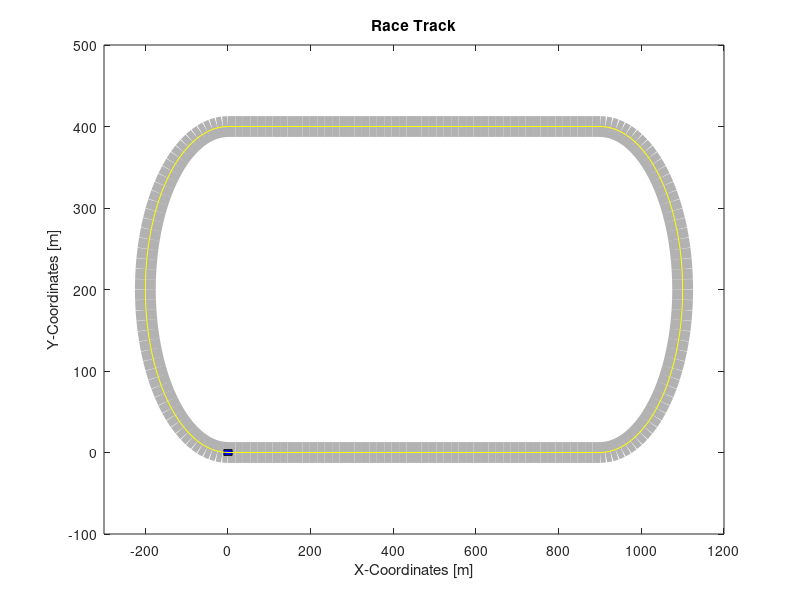

Recreate this plot in MATLAB.
radius = 200; % Radius
straight_length = 900; % Length
width = 15; % Width

waypoints = 100;
%timer = ((0.1*waypoints)/waypoints)

% Circumference of semi circle
circum = pi * radius; % 628.3185

% Step distance for straights and curves based on waypoints
d_s_straight = straight_length / (waypoints / 2); % Divide by 2 since two straight sections
d_s_curve = circum / (waypoints / 2); % Divide by 2 since two curved sections

% Calculate angle increment for curved sections
delta_theta = pi / (waypoints / 2); % Divide by 2 since two curved sections

% Initialize arrays
x_waypoints = zeros(1, waypoints * 2);
y_waypoints = zeros(1, waypoints * 2);
theta1_change = []; % radians
theta2_change = []; % radians

distance_traveled = 0; % Initial point of [0, 0]
theta = 0; % Initial angle

for i = 1:(waypoints * 2)
    % Update x and y coordinates
    if distance_traveled < straight_length
        % First straight 
        x_waypoints(i) = distance_traveled;
        y_waypoints(i) = 0;
        distance_traveled = distance_traveled + d_s_straight;
        %disp(['dist=', num2str(distance_traveled), ' ds=', num2str(d_s_straight), ' str1'])
    elseif distance_traveled < straight_length + circum - 1
        % First curved
        x_waypoints(i) = straight_length + radius * sin(theta);
        y_waypoints(i) = radius - radius * cos(theta);
        theta1_change = ([theta1_change, theta]);
        theta = theta + delta_theta; % Update angle
        distance_traveled = distance_traveled + d_s_curve;
        %disp(['dist=', num2str(distance_traveled), ' ds=', num2str(d_s_curve), ' curve1*******'])
    elseif distance_traveled < 2 * straight_length + circum - 1
        % Second straight
        x_waypoints(i) = straight_length - (distance_traveled - (straight_length + circum));
        y_waypoints(i) = 2 * radius;
        distance_traveled = distance_traveled + d_s_straight;
        %disp(['dist=', num2str(distance_traveled), ' ds=', num2str(d_s_straight), ' str2------------------'])
    elseif distance_traveled < 2 * straight_length + 2 * circum
        % Second curved
        x_waypoints(i) = radius * sin(theta);
        y_waypoints(i) = radius - radius * cos(theta);
        theta2_change = ([theta1_change, theta]);
        theta = theta + delta_theta; % Update angle
        distance_traveled = distance_traveled + d_s_curve;
        %disp(['dist=', num2str(distance_traveled), ' ds=', num2str(d_s_curve), ' curve2/////////////'])
    end
end

% adds last part of the x and y coordinates to connect to the 
x_waypoints = [x_waypoints, 0]; 
y_waypoints = [y_waypoints, 0];

% adds the last part of the changes in thetas to the angles for each semi
% circle
% in radians
index1 = length(theta1_change);
theta1_change = [theta1_change, theta1_change(index1) + delta_theta];
index2 = length(theta2_change);
theta2_change = theta2_change(1:end-1);
theta2_change = [theta2_change, theta2_change(index2 - 1) + delta_theta];
degrees1_change = rad2deg(theta1_change); %made into degrees in case needed it
degrees2_change = rad2deg(theta2_change); %made into degrees in case needed it

% Plot race track
figure;
set(gcf, 'Position', [800, 200, 1500, 900]); % [left, bottom, width, height]
plot(x_waypoints, y_waypoints, 'k', 'LineWidth', width, 'Color', [0.7 0.7 0.7]); %gray racetrack with width
hold on; %allows car and line to be plotted after this
xlim([-300, 1200]); %axis limits
ylim([-100, 500]); %axis limits
xlabel('X-Coordinates [m]');
ylabel('Y-Coordinates [m]');
title('Race Track');

% new stuff for car box and car path lines -----------------------------

% new vehicle values
vehicle_length = 20; 
vehicle_width = 7; 
scale_factor = 5; 

vehicle_vertices = [
    -vehicle_length / 2, -vehicle_width / 2;
    vehicle_length / 2, -vehicle_width / 2;
    vehicle_length / 2, vehicle_width / 2;
    -vehicle_length / 2, vehicle_width / 2;
];

% Plot initial car box
vehicle_patch = patch(vehicle_vertices(:,1), vehicle_vertices(:,2), 'b'); % Plot for blue vehicle

for i = 1:length(x_waypoints)
    % used to change as vehicle coordinates based on waypoints.
    vehicle_x_coords = x_waypoints(i);
    vehicle_y_coords = y_waypoints(i);
    
    % these if statements will make sure that the car will turn with the
    % curvature of the semicircles.
    if i > 1 && i < length(x_waypoints) 
        % Calculate slope between the current and next waypoints
        dx = x_waypoints(i+1) - x_waypoints(i-1);
        dy = y_waypoints(i+1) - y_waypoints(i-1);
        tangent_angle = atan2(dy, dx);

        % updates car's angle with the new adjusted tangent angle based on
        % the slopes of the old waypoints.
        vehicle_angle = tangent_angle;
    else
        % For first and second waypoints
        dx = x_waypoints(2) - x_waypoints(1);
        dy = y_waypoints(2) - y_waypoints(1);
        tangent_angle = atan2(dy, dx);
        vehicle_angle = tangent_angle;
     end
    
    % Updates car position and rotation based on corner verticies created
    % the box that represents the car.
    rotation_matrix = [cos(vehicle_angle), -sin(vehicle_angle); sin(vehicle_angle), cos(vehicle_angle)];
    rotated_vertices = (rotation_matrix * vehicle_vertices')';
    rotated_vertices(:,1) = rotated_vertices(:,1) + vehicle_x_coords;
    rotated_vertices(:,2) = rotated_vertices(:,2) + vehicle_y_coords;
    
    % Updates car verticies positions for each iteration. ie for each
    % waypoint through the racetrack
    set(vehicle_patch, 'XData', rotated_vertices(:,1), 'YData', rotated_vertices(:,2));
    
    % Plots yellow vehicle path showing where car has traveled
    if i > 1
        plot([x_waypoints(i-1), vehicle_x_coords], [y_waypoints(i-1), vehicle_y_coords], 'y-'); % Plot path line in red
        %plot(x_waypoints, y_waypoints, 'y-');
    end
    
    % pause allows for the car to look like it is moving instead of
    % instanteous appearance
    pause(0.01);
end
